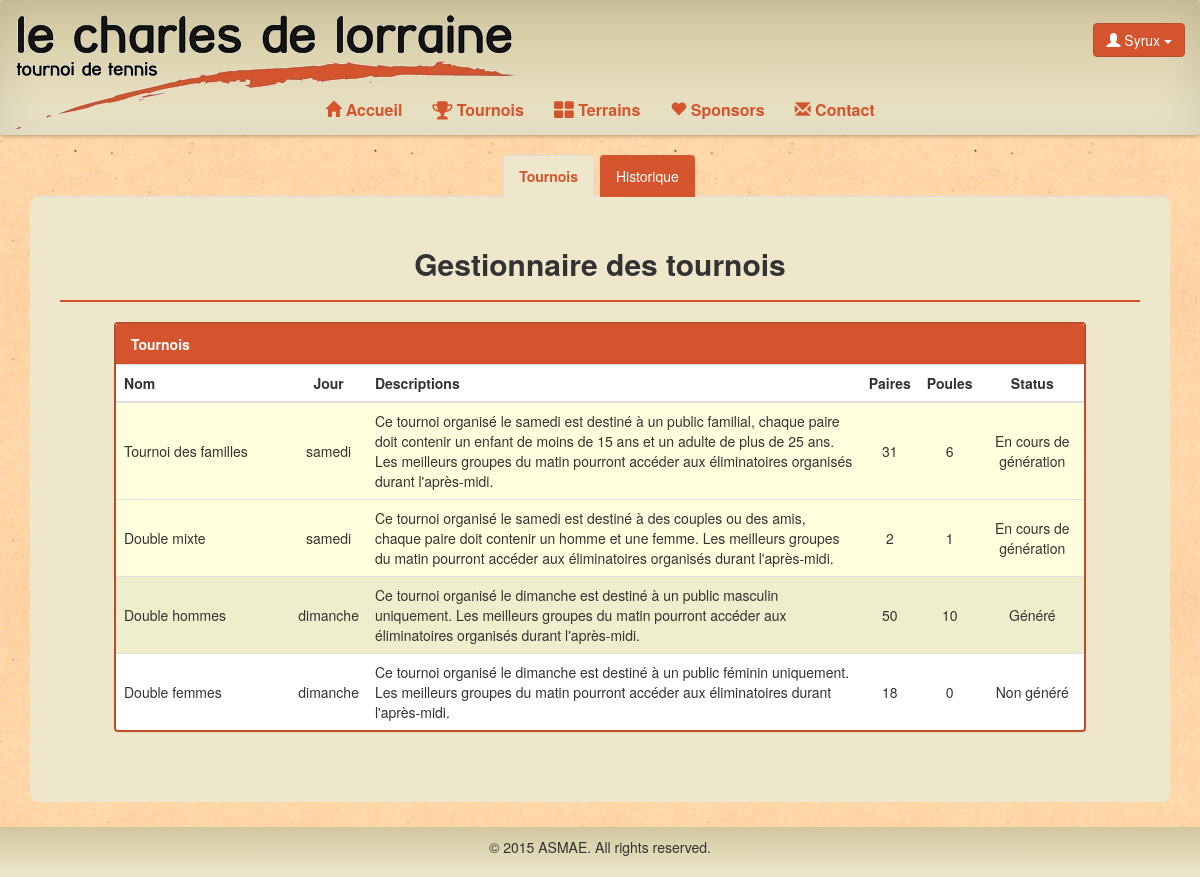
The app's page /tennis/staff/tournois (signed in) with its own data.
### tennis/models.py (models this page shows, shortened)
class Tournoi(models.Model):
	nom = models.CharField(max_length=50,primary_key=True)
	description = models.TextField(null=True)
	jour = models.CharField(max_length=50)
	status = models.ForeignKey(TournoiStatus,null=True,blank=True)
	arbre = models.ForeignKey(Arbre, null=True, blank=True)
	class Meta:
		verbose_name = 'Tournoi'
		permissions = (
			("TournoiDesFamilles", "Manage tournoi des familles"),
			("DoubleHommes", "Manage double hommes"),
			("DoubleFemmes", "Manage double femmes"),
			("DoubleMixte", "Manage double mixte"),
		)

class TournoiStatus(models.Model):
	id = models.IntegerField(primary_key=True, verbose_name='ID')
	nom = models.CharField(max_length=25, verbose_name="Nom")
	def __str__(self):
		return self.nom
	class Meta:
		verbose_name = "Status du tournoi"

### tennis/views.py (the view)
def staffTournoi(request):
	if request.user.is_authenticated():
		allTournoi = Tournoi.objects.all()
		for tourn in allTournoi:
			nbrPair = len(Pair.objects.filter(tournoi=tourn))
			tourn.np = nbrPair
			pouleLength = len(Poule.objects.filter(tournoi=tourn))
			tourn.pl = pouleLength
		return render(request,'tennis/staffTournoi.html',locals())
	return redirect(reverse(home))

### tennis/templates/tennis/staffTournoi.html (shortened to what this page needs)
{% extends "tennis/staff.html" %}
{% block ongTournoi %}class="active"{% endblock %}
{% block bodyStaff %}
<div class="content-box" id="gestionTournoi">
    <h2 class="center">Gestionnaire des tournois</h2>
    <hr class="line">
    <div class="panel panel-default center-block" style="max-width:90%;">
        <div class="panel-heading">Tournois</div>
        <div class="table-responsive">
            <table class="table table-hover">
                <thead>
                  <tr>
                    <th>Nom</th>
                    <th style="text-align:center">Jour</th>
                    <th>Descriptions</th>
                    <th style="text-align:center">Paires</th>
                    <th style="text-align:center">Poules</th>
                    <th style="text-align:center">Status</th>
                  </tr>
                </thead>
                <tbody>
                    {% for tournoi in allTournoi %}
                    {% if tournoi.status.id == 2 %}
                    <tr style="background-color:#EEEECC;" class="clickable-row" onclick="location.href='{% url "tennis.views.pouleTournoi" tournoi.nom %}';">
                        <td style="width:18%;vertical-align: middle;">{{ tournoi.nom }}</td>
                        <td style="text-align:center;vertical-align: middle;">{{ tournoi.jour }}</td>
                        <td>{{ tournoi.description }}</td>
                        <td style="text-align:center;vertical-align: middle;">{{ tournoi.np }}</td>
                        <td style="text-align:center;vertical-align: middle;">{{ tournoi.pl }}</td>
                        <td style="text-align:center;vertical-align: middle;">{{ tournoi.status.nom }}</td>
                    </tr>
                    {% elif tournoi.status.id == 1  %}
                    <tr style="background-color:#FFFFDD;" class="clickable-row" onclick="location.href='{% url "tennis.views.generatePool" tournoi.nom %}';">
                        <td style="width:18%;vertical-align: middle;">{{ tournoi.nom }}</td>
                        <td style="text-align:center;vertical-align: middle;">{{ tournoi.jour }}</td>
                        <td>{{ tournoi.description }}</td>
                        <td style="text-align:center;vertical-align: middle;">{{ tournoi.np }}</td>
                        <td style="text-align:center;vertical-align: middle;">{{ tournoi.pl }}</td>
                        <td style="text-align:center;vertical-align: middle;">{{ tournoi.status }}</td>
                    </tr>
                    {% else %}
                    <tr class="clickable-row" onclick="location.href='{% url "tennis.views.generatePool" tournoi.nom %}';">
                        <td style="width:18%;vertical-align: middle;">{{ tournoi.nom }}</td>
                        <td style="text-align:center;vertical-align: middle;">{{ tournoi.jour }}</td>
                        <td>{{ tournoi.description }}</td>
                        <td style="text-align:center;vertical-align: middle;">{{ tournoi.np }}</td>
                        <td style="text-align:center;vertical-align: middle;">{{ tournoi.pl }}</td>
                        <td style="text-align:center;vertical-align: middle;">{{ tournoi.status }}</td>
                    </tr>
                    {% endif %}
                    {% endfor %}
                </tbody>
            </table>
        </div>
    </div>
</div>
{% endblock %}

### tennis/templates/tennis/staff.html (shortened to what this page needs)
{% extends "tennis/base.html" %}
{% block body %}
<div class="container">
	<ul class="nav nav-tabs">
	    <li {% block ongTournoi %}{% endblock %} id="tournoi"><a href="{% url "tennis.views.staffTournoi" %}">Tournois</a></li>
	    <li {% block ongLog %}{% endblock %} id="log"><a href="{% url "tennis.views.staffLog" %}">Historique</a></li>
  	</ul>
	{% block bodyStaff %}
	{% endblock %}
</div>
{% endblock %}

### tennis/templates/tennis/base.html (shortened to what this page needs)
<!DOCTYPE html>
<html lang="fr">
<head>
    {% load static from staticfiles %}
  <link rel="stylesheet" type="text/css" href="{% static 'tennis/css/tennis.css' %}">
  <link rel="stylesheet" type="text/css" href="{% static 'tennis/css/gracket.css' %}">
  <link rel="stylesheet" href="http://maxcdn.bootstrapcdn.com/bootstrap/3.3.5/css/bootstrap.min.css">
  <link rel="stylesheet" href="https://maxcdn.bootstrapcdn.com/font-awesome/4.4.0/css/font-awesome.min.css">
</head>
<body>
      <nav class="effect6 navbar navbar-default" role="navigation">
        <div class="container-fluid">
          <div class="navbar-header" style="width:100%;">
            <a class="navbar-brand navbar-img" style="padding-bottom:70px;" href="{% url "tennis.views.home" %}"><img src="{% static 'tennis/img/logo.png' %}"></a>
            <div class="username btn-group pull-right navbar-btn">
              {% if user.is_authenticated %}
              <button class="btn btn-default dropdown-toggle" type="button" data-toggle="dropdown"><span class="glyphicon glyphicon-user" aria-hidden="true"></span> {{ user.username }}
                <span class="caret"></span></button>
              {% endif %}
            </div>
          </div>
          <div class="collapse navbar-collapse" id="bs-example-navbar-collapse-1">
            <ul class="nav navbar-nav">
              <li {% block nav-home %}{% endblock %}><a href="{% url "tennis.views.home" %}"><span class="glyphicon glyphicon-home" aria-hidden="true"></span> Accueil</a></li>
              {% if user.is_authenticated %}
              <li {% block nav-tournoi %}{% endblock %}><a href="{% url "tennis.views.tournoi" %}"><i class="fa fa-trophy fa-lg"></i> Tournois</a></li>
              <li {% block nav-terrain %}{% endblock %}><a href="{% url "tennis.views.terrain" %}"><i class="fa fa-th-large fa-lg"></i> Terrains</a></li>
              {% endif %}
              <li {% block nav-sponsors %}{% endblock %}><a href="{% url "tennis.views.sponsors" %}"><span class="glyphicon glyphicon-heart" aria-hidden="true"></span> Sponsors</a></li>
              <li {% block nav-contact %}{% endblock %}><a href="{% url "tennis.views.contact" %}"><span class="glyphicon glyphicon-envelope" aria-hidden="true"></span> Contact</a></li>
              </ul>
          </div>
        </div>
      </nav>
    <div class="demo">
      {% block body %}
     {% endblock %}
    </div>
    <div class="footer no-print" id="foot01"></div>
</body>
</html>

### tennis/static/tennis/css/tennis.css (style rules this page uses)
html { height: 100%; box-sizing: border-box; }
*, *:before, *:after { box-sizing: inherit; }
body { position: relative; margin: 0; padding-bottom: 6rem; min-height: 100%; font-family: "Helvetica Neue", Arial, sans-serif; }
body, html { background-image: url("../img/bg.jpg"); }
h1, h2, h3, h4, h5, h6 { font-weight: bold !important; }
nav { font-size: 16px; background-color: rgba(238, 231, 203, 1); background: -webkit-linear-gradient(top, rgba(209, 199, 159, 1) 0%, rgba(238, 231, 203, 1) 100%); background: linear-gradient(to bottom, rgba(209, 199, 159, 1) 0%, rgba(238, 231, 203, 1) 100%); border-bottom-width: 0px!important; border-width: 0px!important; }
.effect6 { position:relative; -webkit-box-shadow:0 1px 4px rgba(0, 0, 0, 0.3), 0 0 40px rgba(0, 0, 0, 0.1) inset; -moz-box-shadow:0 1px 4px rgba(0, 0, 0, 0.3), 0 0 40px rgba(0, 0, 0, 0.1) inset; box-shadow:0 1px 4px rgba(0, 0, 0, 0.3), 0 0 40px rgba(0, 0, 0, 0.1) inset; }
.effect6:before, .effect6:after { content:""; position:absolute; z-index:-1; -webkit-box-shadow:0 0 20px rgba(0,0,0,0.8); -moz-box-shadow:0 0 20px rgba(0,0,0,0.8); box-shadow:0 0 20px rgba(0,0,0,0.8); top:50%; bottom:0; left:10px; right:10px; -moz-border-radius:100px / 10px; border-radius:100px / 10px; }
.effect6:after { right:10px; left:auto; -webkit-transform:skew(8deg) rotate(3deg); -moz-transform:skew(8deg) rotate(3deg); -ms-transform:skew(8deg) rotate(3deg); -o-transform:skew(8deg) rotate(3deg); transform:skew(8deg) rotate(3deg); }
.navbar-default .navbar-brand { color: black !important; }
.navbar-default .navbar-nav > li > a { color: #D4542D !important; font-weight: bold; }
.username, .navbar-img { display: none !important; }
@media (min-width:768px) { .username, .navbar-img { display: inherit!important; float:right; padding-top:15px; text-align: right; } }
@media (min-width:768px) { .navbar-img { display: inherit; } }
@media (min-width:768px) { .navbar .navbar-nav { display: inline-block; float: none; vertical-align: top; } }
@media (min-width:768px) { .navbar .navbar-collapse { text-align: center; } }
.content-box { background-color: rgba(238, 231, 203, 1); border-radius: 8px; padding-top: 30px; padding-bottom: 50px; padding-right: 30px; padding-left: 30px; margin-bottom: 15px; }
.center { text-align:center; }
.btn-default { background-color: #D4542D !important; border-color: #BF4C28 !important; color:white !important; }
hr.line { border-color: #D4542D; border-width: 2px; }
.panel-heading { background-color: #D4542D !important; color: white !important; font-weight: bold; }
.panel-default { border: solid 2px #BF4C28 !important; }
.nav-tabs > li, .nav-pills > li { float:none !important; display:inline-block !important; *display:inline; zoom:1; }
.nav-tabs>li>a { background-color: #D4542D; color:white; }
.nav-tabs, .nav-pills { text-align:center !important; }
.nav-tabs>li.active>a, .nav-tabs>li.active>a:focus, .nav-tabs>li.active>a:hover { color:#D4542D !important; background-color: rgba(238, 231, 203, 1) !important; font-weight: bold; }
.footer { position: absolute; right: 0; bottom: 0; left: 0; padding: 1rem; background-color: rgba(238, 231, 203, 1); background: -webkit-linear-gradient(top, rgba(209, 199, 159, 1) 0%, rgba(238, 231, 203, 1) 100%); background: linear-gradient(to bottom, rgba(209, 199, 159, 1) 0%, rgba(238, 231, 203, 1) 100%); text-align: center; }

### records on screen
Tournoi: nom "Tournoi des familles", jour "samedi", description "Ce tournoi organisé le samedi est destiné à un public familial, chaque paire doit contenir un enfant de moins de 15 ans et un adulte de plus de 25 ans. Les meilleurs groupes du matin pourront accéder aux éliminatoires organisés durant l'après-midi.", np "31", pl "6", status "En cours de génération"
Tournoi: nom "Double mixte", jour "samedi", description "Ce tournoi organisé le samedi est destiné à des couples ou des amis, chaque paire doit contenir un homme et une femme. Les meilleurs groupes du matin pourront accéder aux éliminatoires organisés durant l'après-midi.", np "2", pl "1", status "En cours de génération"
Tournoi: nom "Double hommes", jour "dimanche", description "Ce tournoi organisé le dimanche est destiné à un public masculin uniquement. Les meilleurs groupes du matin pourront accéder aux éliminatoires organisés durant l'après-midi.", np "50", pl "10", status.nom "Généré"
Tournoi: nom "Double femmes", jour "dimanche", description "Ce tournoi organisé le dimanche est destiné à un public féminin uniquement. Les meilleurs groupes du matin pourront accéder aux éliminatoires durant l'après-midi.", np "18", pl "0", status "Non généré"

### other values on screen
{{ user.username }} "Syrux"
